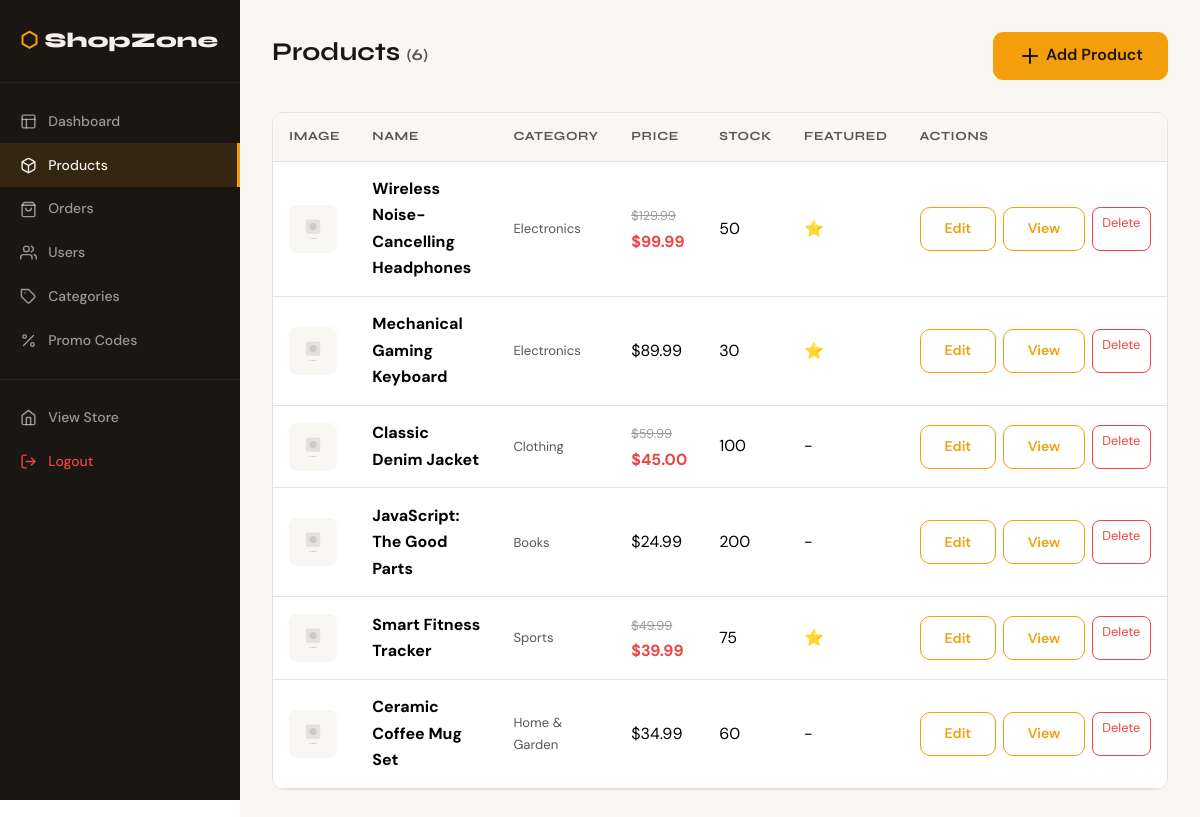
/admin/products.php (signed in), run on the app's committed database.
### tables this page shows
CREATE TABLE IF NOT EXISTS products (
    id INT AUTO_INCREMENT PRIMARY KEY,
    name VARCHAR(200) NOT NULL,
    slug VARCHAR(200) UNIQUE NOT NULL,
    price DECIMAL(10,2) NOT NULL,
    sale_price DECIMAL(10,2) DEFAULT NULL,
    description TEXT,
    short_description VARCHAR(500),
    image VARCHAR(255) DEFAULT NULL,
    gallery TEXT DEFAULT NULL,
    category_id INT,
    stock INT DEFAULT 0,
    promo_code VARCHAR(50) DEFAULT NULL,
    discount_percent INT DEFAULT 0,
    featured TINYINT(1) DEFAULT 0,
    created_at TIMESTAMP DEFAULT CURRENT_TIMESTAMP,
    FOREIGN KEY (category_id) REFERENCES categories(id) ON DELETE SET NULL
);

CREATE TABLE IF NOT EXISTS categories (
    id INT AUTO_INCREMENT PRIMARY KEY,
    name VARCHAR(100) NOT NULL,
    slug VARCHAR(100) UNIQUE NOT NULL,
    icon VARCHAR(50) DEFAULT 'tag',
    created_at TIMESTAMP DEFAULT CURRENT_TIMESTAMP
);

### includes/functions.php (called while the page is built, shortened)
<?php
function sanitize(string $val): string { return htmlspecialchars(trim($val), ENT_QUOTES, 'UTF-8'); }
function getProductImage(string $image = ''): string {
    return SITE_URL . '/assets/images/placeholder.svg';
}

### admin/products.php (the view, shortened to what this page needs)
<?php
require_once __DIR__ . '/../includes/functions.php';
$db = getDB();
$action = $_GET['action'] ?? 'list';
$editId = (int)($_GET['id'] ?? 0);
$categories = $db->query("SELECT * FROM categories ORDER BY name")->fetchAll();
$product = null;
$products = $db->query("
    SELECT p.*, c.name as cat_name
    FROM products p LEFT JOIN categories c ON c.id=p.category_id
    ORDER BY p.created_at DESC
")->fetchAll();
?>
<!DOCTYPE html>
<html lang="en" data-theme="light">
<head>
<link rel="stylesheet" href="https://cdn.jsdelivr.net/npm/bootstrap@5.3.2/dist/css/bootstrap.min.css">
<link rel="stylesheet" href="<?= SITE_URL ?>/assets/css/style.css">
</head>
<body>
<div class="admin-layout">
<aside class="admin-sidebar">
  <div class="brand"><span>⬡</span> <?= SITE_NAME ?></div>
  <nav class="admin-nav">
    <a href="dashboard.php"><i data-feather="layout"></i> Dashboard</a>
    <a href="products.php" class="active"><i data-feather="box"></i> Products</a>
    <a href="orders.php"><i data-feather="shopping-bag"></i> Orders</a>
    <a href="users.php"><i data-feather="users"></i> Users</a>
    <a href="categories.php"><i data-feather="tag"></i> Categories</a>
    <a href="promos.php"><i data-feather="percent"></i> Promo Codes</a>
    <div style="border-top:1px solid rgba(255,255,255,.06);margin:1rem 0"></div>
    <a href="<?= SITE_URL ?>/index.php"><i data-feather="home"></i> View Store</a>
    <a href="<?= SITE_URL ?>/pages/logout.php" style="color:#EF4444"><i data-feather="log-out"></i> Logout</a>
  </nav>
</aside>
<main class="admin-main">
<?php if ($action === 'add' || $action === 'edit'): ?>
<div class="admin-topbar">
  <h1><?= $editId ? 'Edit Product' : 'Add Product' ?></h1>
  <a href="products.php" class="btn btn-outline-primary">← Back to Products</a>
</div>
<div style="background:var(--card-bg);border:1px solid var(--border);border-radius:var(--radius-lg);padding:2rem">
  <form method="POST" enctype="multipart/form-data">
    <div class="row g-3">
      <div class="col-md-8">
        <label class="form-label">Product Name *</label>
        <input type="text" name="name" class="form-control" required value="<?= sanitize($product['name'] ?? '') ?>">
      </div>
      <div class="col-md-4">
        <label class="form-label">Category</label>
        <select name="category_id" class="form-control">
          <option value="">-- None --</option>
          <?php foreach ($categories as $c): ?>
          <option value="<?= $c['id'] ?>" <?= ($product['category_id'] ?? '') == $c['id'] ? 'selected' : '' ?>><?= sanitize($c['name']) ?></option>
          <?php endforeach; ?>
        </select>
      </div>
      <div class="col-md-4">
        <label class="form-label">Price *</label>
        <input type="number" name="price" step="0.01" min="0" class="form-control" required value="<?= $product['price'] ?? '' ?>">
      </div>
      <div class="col-md-4">
        <label class="form-label">Sale Price (optional)</label>
        <input type="number" name="sale_price" step="0.01" min="0" class="form-control" value="<?= $product['sale_price'] ?? '' ?>">
      </div>
      <div class="col-md-4">
        <label class="form-label">Stock Quantity *</label>
        <input type="number" name="stock" min="0" class="form-control" required value="<?= $product['stock'] ?? 0 ?>">
      </div>
      <div class="col-12">
        <label class="form-label">Short Description</label>
        <input type="text" name="short_description" class="form-control" maxlength="500" value="<?= sanitize($product['short_description'] ?? '') ?>" placeholder="One-liner for product cards">
      </div>
      <div class="col-12">
        <label class="form-label">Full Description</label>
        <textarea name="description" class="form-control" rows="5"><?= sanitize($product['description'] ?? '') ?></textarea>
      </div>
      <div class="col-md-6">
        <label class="form-label">Product Image</label>
        <?php if (!empty($product['image'])): ?>
        <div style="margin-bottom:.5rem"><img src="<?= getProductImage($product['image']) ?>" style="height:80px;border-radius:8px"></div>
        <?php endif; ?>
        <input type="file" name="image" class="form-control" accept="image/*" data-preview="imgPreview">
        <img id="imgPreview" style="display:none;max-height:120px;margin-top:.5rem;border-radius:8px">
      </div>
      <div class="col-md-6 d-flex align-items-end">
        <label style="display:flex;align-items:center;gap:.5rem;cursor:pointer;font-weight:500">
          <input type="checkbox" name="featured" value="1" <?= !empty($product['featured']) ? 'checked' : '' ?>>
          Mark as Featured Product
        </label>
      </div>
    </div>
    <div class="mt-4 d-flex gap-2">
      <button type="submit" class="btn btn-primary"><?= $editId ? 'Update Product' : 'Add Product' ?></button>
      <a href="products.php" class="btn btn-outline-primary">Cancel</a>
    </div>
  </form>
</div>
<?php else: ?>
<div class="admin-topbar">
  <h1>Products <span style="font-size:1rem;color:var(--text-2)">(<?= count($products) ?>)</span></h1>
  <a href="?action=add" class="btn btn-primary"><i data-feather="plus"></i> Add Product</a>
</div>
<div class="table-card">
  <table class="table">
    <thead>
      <tr><th>Image</th><th>Name</th><th>Category</th><th>Price</th><th>Stock</th><th>Featured</th><th>Actions</th></tr>
    </thead>
    <tbody>
    <?php foreach ($products as $p): ?>
    <tr>
      <td><img src="<?= getProductImage($p['image'] ?? '') ?>" style="width:48px;height:48px;object-fit:cover;border-radius:8px"></td>
      <td><strong><?= sanitize($p['name']) ?></strong></td>
      <td style="font-size:.82rem;color:var(--text-2)"><?= sanitize($p['cat_name'] ?? '-') ?></td>
      <td>
        <?php if ($p['sale_price']): ?>
        <span style="text-decoration:line-through;color:var(--text-3);font-size:.8rem">$<?= $p['price'] ?></span><br>
        <strong style="color:#EF4444">$<?= $p['sale_price'] ?></strong>
        <?php else: ?>
        $<?= $p['price'] ?>
        <?php endif; ?>
      </td>
      <td>
        <span style="<?= $p['stock'] < 5 ? 'color:#EF4444;font-weight:700' : '' ?>">
          <?= $p['stock'] ?>
        </span>
      </td>
      <td><?= $p['featured'] ? '⭐' : '-' ?></td>
      <td>
        <div style="display:flex;gap:.4rem">
          <a href="?action=edit&id=<?= $p['id'] ?>" class="btn btn-sm btn-outline-primary">Edit</a>
          <a href="<?= SITE_URL ?>/pages/product.php?id=<?= $p['id'] ?>" class="btn btn-sm btn-outline-primary" target="_blank">View</a>
          <a href="?action=delete&id=<?= $p['id'] ?>" class="btn btn-sm"
             style="color:#EF4444;border:1px solid #EF4444;border-radius:8px;padding:.3rem .6rem;font-size:.8rem"
             onclick="return confirm('Delete this product?')">Delete</a>
        </div>
      </td>
    </tr>
    <?php endforeach; ?>
    </tbody>
  </table>
</div>
<?php endif; ?>
</main>
</div>
</body></html>

### assets/css/style.css (style rules this page uses)
:root { --accent: #F59E0B; --accent-dark: #D97706; --bg: #FFFFFF; --bg-2: #F8F7F4; --bg-3: #EFEDE8; --text: #1A1612; --text-2: #5C5550; --text-3: #9E9A96; --card-bg: #FFFFFF; --border: #E5E1DC; --nav-bg: #1A1612; --nav-text: #F5F0EB; --shadow: 0 4px 24px rgba(0,0,0,.08); --radius: 12px; --radius-lg: 20px; --transition: .25s cubic-bezier(.4,0,.2,1); }
*, *::before, *::after { box-sizing: border-box; margin: 0; padding: 0; }
body { font-family: 'DM Sans', sans-serif; background: var(--bg); color: var(--text); line-height: 1.65; transition: background var(--transition), color var(--transition); }
h1,h2,h3,h4,h5,h6 { font-family: 'Syne', sans-serif; font-weight: 700; }
a { color: var(--accent); text-decoration: none; }
img { max-width: 100%; }
.btn-primary { background: var(--accent) !important; border-color: var(--accent) !important; color: #1A1612 !important; font-weight: 600; border-radius: 10px; padding: .65rem 1.5rem; transition: var(--transition); }
.btn-outline-primary { border-color: var(--accent) !important; color: var(--accent) !important; font-weight: 600; border-radius: 10px; padding: .65rem 1.5rem; transition: var(--transition); }
.admin-layout { display: flex; min-height: 100vh; }
.admin-sidebar { width: 240px; background: var(--nav-bg); padding: 1.5rem 0; flex-shrink: 0; position: sticky; top: 0; height: 100vh; overflow-y: auto; }
.admin-sidebar .brand { font-family: 'Syne', sans-serif; font-size: 1.3rem; font-weight: 800; color: var(--nav-text); padding: 0 1.25rem 1.5rem; display: flex; align-items: center; gap: .4rem; border-bottom: 1px solid rgba(255,255,255,.06); margin-bottom: 1rem; }
.admin-sidebar .brand span { color: var(--accent); }
.admin-nav a { display: flex; align-items: center; gap: .7rem; padding: .65rem 1.25rem; color: rgba(245,240,235,.6); font-size: .875rem; font-weight: 500; transition: var(--transition); text-decoration: none; }
.admin-nav a svg { width: 17px; height: 17px; }
.admin-nav a:hover, .admin-nav a.active { color: var(--nav-text); background: rgba(245,158,11,.12); }
.admin-nav a.active { border-right: 3px solid var(--accent); }
.admin-main { flex: 1; padding: 2rem; background: var(--bg-2); }
.admin-topbar { display: flex; align-items: center; justify-content: space-between; margin-bottom: 2rem; }
.admin-topbar h1 { font-size: 1.6rem; }
.table-card { background: var(--card-bg); border: 1px solid var(--border); border-radius: var(--radius); overflow: hidden; }
.table { margin: 0; color: var(--text); }
.table thead th { background: var(--bg-2); border-color: var(--border); font-family: 'Syne', sans-serif; font-size: .78rem; text-transform: uppercase; letter-spacing: .05em; color: var(--text-2); padding: .85rem 1rem; }
.table td { border-color: var(--border); padding: .9rem 1rem; vertical-align: middle; }

### data on the page
products: name "Wireless Noise-Cancelling Headphones", category.name "Electronics", price "129.99", sale_price "99.99", stock "50"
products: name "Mechanical Gaming Keyboard", category.name "Electronics", price "89.99", stock "30"
products: name "Classic Denim Jacket", category.name "Clothing", price "59.99", sale_price "45.00", stock "100"
products: name "JavaScript: The Good Parts", category.name "Books", price "24.99", stock "200"
products: name "Smart Fitness Tracker", category.name "Sports", price "49.99", sale_price "39.99", stock "75"
products: name "Ceramic Coffee Mug Set", category.name "Home & Garden", price "34.99", stock "60"

### other printed values
SITE_NAME "ShopZone"
count($products) "6"
